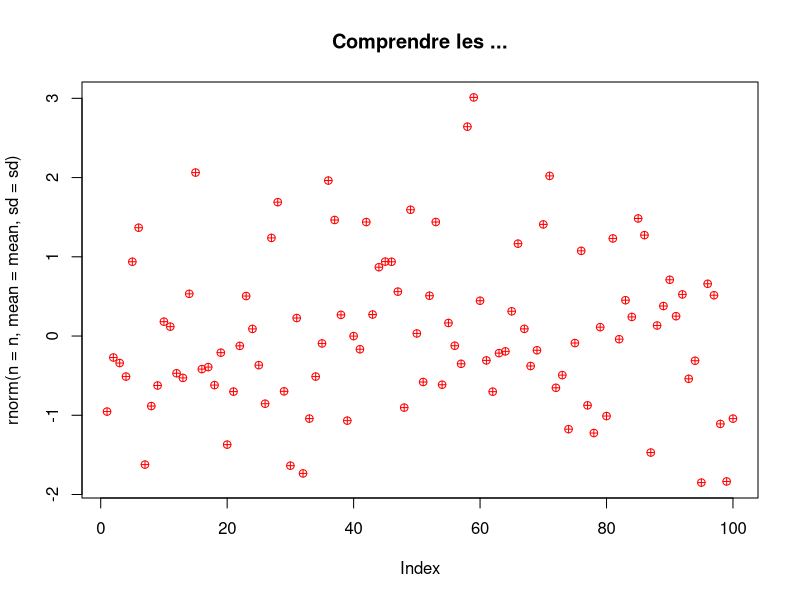

The R script that drew this image:
## ---- chunk 1
rnormPlot <- function(n, mean = 0, sd = 1, ...){
  plot(rnorm(n = n, mean = mean, sd = sd), ...)
}
rnormPlot(n = 100, main = "Comprendre les ...", col = "red", pch = 10)
## ---- chunk 2
test <- function(x, y = 2){
  x + y
}
test(2)             

somme <- test(x = 2, y = 2)
somme
## ---- chunk 3
test <- function(x, y = 2){
  if(y == 0){
    return(x)
  }
  x + y
}
test(2)             
## ---- chunk 4
test <- function(x, y = 2){
  list(x = x, y = y)
}
test(2)             
## ---- chunk 5
test <- function(x, y = 2){
  x + y
  invisible()
}
test(2)  # no print on console
res <- test(2)
res     # and NULL result
## ---- chunk 6
test <- function(x, y = 2){
  invisible(x + y)
}
test(2)  # no print on console
res <- test(2)
res      # but a result !
## ---- chunk 7
x <- 100
test <- function(x, y){
  x <- x + y
  x
}

# la fonction retourne bien 10
test(5, 5)

# et x vaut bien toujours 100
x
## ---- chunk 8
x <- 100
test <- function(x, y){
  x <<- x + y
  y <<- y
  x
}

# la fonction retourne ...  5 ?
test(5, 5)

# et x vaut maintenant 10, et y 5
x ; y
## ---- chunk 9
f <- function(x){
  x + 1
}

res1 <- sapply(1:10, f)

res2 <- sapply(1:10, function(x) x + 1)

res1
res2
## ---- chunk 10
test <- function(x){
  # pour une erreur plus compréhensible
  if(missing(x)){
    stop("x is missing. Please enter a valid argument")
  }
  if(!class(x) %in% c("numeric", "integer")){
    x <- as.numeric(as.character(x))
    warning("x is coerced to numeric")
  }
  message("compute x*2")
  x*2
}

try(test())

#> Error: x is missing. Please enter a valid argument

test("5")
## ---- chunk 11
test <- sapply(list(1:5,"a", 6:10), function(x) try(log(x), silent = TRUE))
test

# on récupére un object de class "try-error", avec le message d'erreur
class(test[[2]])
test[[2]][1]
## ---- chunk 12
#' le titre de ma fonction
#'
#' Une description succinte de ma fonction
#' sur plusieurs lignes si on veut
#'
#' @param nom : Character. Nom de la personne
#' @param prenom : Character. Prénom de la personne
#' 
#' @return : Character. Identification de la personne
#' 
#' @examples
#' # les examples sont éxécutables dans RStudio avec Ctrl+Entrée
#' identifier("Thieurmel", "Benoit")
identifier <- function(nom, prenom){
  paste0("Nom :", nom, ", prénom : ", prenom)
}
